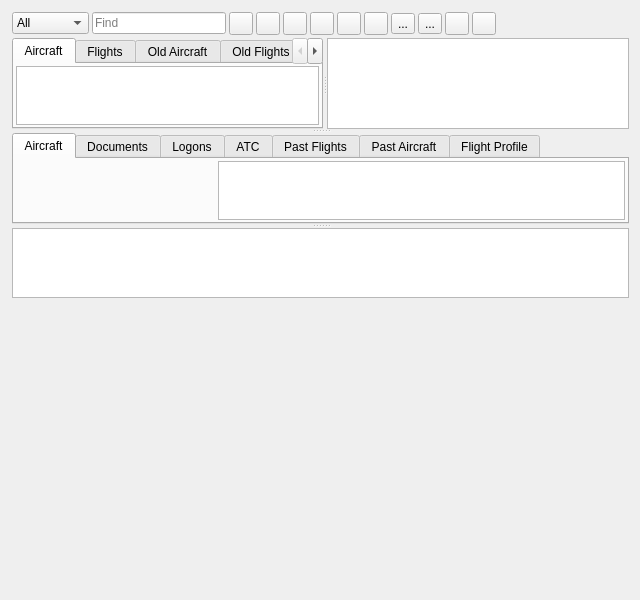
<?xml version="1.0" encoding="UTF-8"?>
<ui version="4.0">
 <class>AircraftGUI</class>
 <widget class="RollupContents" name="AircraftGUI">
  <property name="geometry">
   <rect>
    <x>0</x>
    <y>0</y>
    <width>640</width>
    <height>600</height>
   </rect>
  </property>
  <property name="sizePolicy">
   <sizepolicy hsizetype="Expanding" vsizetype="Expanding">
    <horstretch>0</horstretch>
    <verstretch>0</verstretch>
   </sizepolicy>
  </property>
  <property name="minimumSize">
   <size>
    <width>320</width>
    <height>100</height>
   </size>
  </property>
  <property name="font">
   <font>
    <pointsize>9</pointsize>
   </font>
  </property>
  <property name="windowTitle">
   <string>Aircraft</string>
  </property>
  <widget class="QWidget" name="aircraftContainer" native="true">
   <property name="geometry">
    <rect>
     <x>10</x>
     <y>10</y>
     <width>621</width>
     <height>291</height>
    </rect>
   </property>
   <property name="sizePolicy">
    <sizepolicy hsizetype="Expanding" vsizetype="Expanding">
     <horstretch>0</horstretch>
     <verstretch>0</verstretch>
    </sizepolicy>
   </property>
   <property name="windowTitle">
    <string>Aircraft</string>
   </property>
   <layout class="QVBoxLayout" name="mainLayout">
    <property name="spacing">
     <number>3</number>
    </property>
    <property name="leftMargin">
     <number>2</number>
    </property>
    <property name="topMargin">
     <number>2</number>
    </property>
    <property name="rightMargin">
     <number>2</number>
    </property>
    <property name="bottomMargin">
     <number>2</number>
    </property>
    <item>
     <layout class="QHBoxLayout" name="toolbarLayout">
      <item>
       <widget class="QComboBox" name="findColumn">
        <property name="toolTip">
         <string>Which column Find looks in</string>
        </property>
        <item>
         <property name="text">
          <string>All</string>
         </property>
        </item>
        <item>
         <property name="text">
          <string>ICAO</string>
         </property>
        </item>
        <item>
         <property name="text">
          <string>Reg</string>
         </property>
        </item>
        <item>
         <property name="text">
          <string>Type</string>
         </property>
        </item>
        <item>
         <property name="text">
          <string>Callsign</string>
         </property>
        </item>
        <item>
         <property name="text">
          <string>SELCAL</string>
         </property>
        </item>
       </widget>
      </item>
      <item>
       <widget class="QLineEdit" name="find">
        <property name="maximumSize">
         <size>
          <width>150</width>
          <height>16777215</height>
         </size>
        </property>
        <property name="toolTip">
         <string>Highlight the next aircraft or flight matching this text. Matches ICAO address, registration, type, flight number, SELCAL code, airline, departure or arrival. Press Enter to step through the matches</string>
        </property>
        <property name="placeholderText">
         <string>Find</string>
        </property>
       </widget>
      </item>
      <item>
       <widget class="QToolButton" name="deleteAircraft">
        <property name="toolTip">
         <string>Delete all aircraft, current and past, from the database, the tables and the Map, with their flights, tracks, messages and weather reports. Statistics and coverage are kept. Asks first if the database is over 100 MB.</string>
        </property>
        <property name="text">
         <string/>
        </property>
        <property name="icon">
         <iconset resource="../../../sdrgui/resources/res.qrc">
          <normaloff>:/bin.png</normaloff>:/bin.png</iconset>
        </property>
       </widget>
      </item>
      <item>
       <widget class="QToolButton" name="notifications">
        <property name="toolTip">
         <string>Open notifications dialog</string>
        </property>
        <property name="text">
         <string/>
        </property>
        <property name="icon">
         <iconset resource="../../../sdrgui/resources/res.qrc">
          <normaloff>:/mono.png</normaloff>:/mono.png</iconset>
        </property>
       </widget>
      </item>
      <item>
       <widget class="ButtonSwitch" name="atcLabels">
        <property name="toolTip">
         <string>Display route, altitude and speed in aircraft labels on the Map</string>
        </property>
        <property name="text">
         <string/>
        </property>
        <property name="icon">
         <iconset resource="aircrafticons.qrc">
          <normaloff>:/icons/controltower.png</normaloff>:/icons/controltower.png</iconset>
        </property>
        <property name="checkable">
         <bool>true</bool>
        </property>
       </widget>
      </item>
      <item>
       <widget class="ButtonSwitch" name="stats">
        <property name="toolTip">
         <string>Display statistics. Right click to reset the records.</string>
        </property>
        <property name="text">
         <string/>
        </property>
        <property name="icon">
         <iconset>
          <normaloff>:/icons/stats.png</normaloff>:/icons/stats.png</iconset>
        </property>
        <property name="checkable">
         <bool>true</bool>
        </property>
       </widget>
      </item>
      <item>
       <widget class="ButtonSwitch" name="displayChart">
        <property name="toolTip">
         <string>Display the message rate chart. Right click to reset data.</string>
        </property>
        <property name="text">
         <string/>
        </property>
        <property name="icon">
         <iconset>
          <normaloff>:/icons/chart.png</normaloff>:/icons/chart.png</iconset>
        </property>
        <property name="checkable">
         <bool>true</bool>
        </property>
       </widget>
      </item>
      <item>
       <widget class="ButtonSwitch" name="coverage">
        <property name="toolTip">
         <string>Display the coverage of each protocol on the Map, one colour each. Right click to choose which protocols are displayed, or to reset the coverage data.</string>
        </property>
        <property name="text">
         <string/>
        </property>
        <property name="icon">
         <iconset>
          <normaloff>:/icons/coverage.png</normaloff>:/icons/coverage.png</iconset>
        </property>
        <property name="checkable">
         <bool>true</bool>
        </property>
       </widget>
      </item>
      <item>
       <widget class="ButtonSwitch" name="feed">
        <property name="toolTip">
         <string>Enable feeding of received ACARS messages to aggregators (airframes.io / avdelphi.com). Right click for settings.</string>
        </property>
        <property name="text">
         <string>...</string>
        </property>
        <property name="icon">
         <iconset resource="../../../sdrgui/resources/res.qrc">
          <normaloff>:/txon.png</normaloff>:/txon.png</iconset>
        </property>
        <property name="checkable">
         <bool>true</bool>
        </property>
       </widget>
      </item>
      <item>
       <widget class="QToolButton" name="settings">
        <property name="toolTip">
         <string>Aircraft settings</string>
        </property>
        <property name="text">
         <string>...</string>
        </property>
        <property name="icon">
         <iconset resource="../../../sdrgui/resources/res.qrc">
          <normaloff>:/gear.png</normaloff>:/gear.png</iconset>
        </property>
       </widget>
      </item>
      <item>
       <widget class="QToolButton" name="getAircraftDB">
        <property name="toolTip">
         <string>Download the latest aircraft database (45MB)</string>
        </property>
        <property name="text">
         <string/>
        </property>
        <property name="icon">
         <iconset>
          <normaloff>:/icons/aircraft.png</normaloff>:/icons/aircraft.png</iconset>
        </property>
       </widget>
      </item>
      <item>
       <widget class="ButtonSwitch" name="findDatalink">
        <property name="toolTip">
         <string>Find an aircraft on the Map when a datalink message (CPDLC, PDC or oceanic clearance) arrives for it, so the 3D map's DCDU shows the message. Right click to choose messages that don't find their aircraft.</string>
        </property>
        <property name="text">
         <string/>
        </property>
        <property name="icon">
         <iconset resource="aircrafticons.qrc">
          <normaloff>:/icons/datalink.png</normaloff>:/icons/datalink.png</iconset>
        </property>
        <property name="checkable">
         <bool>true</bool>
        </property>
       </widget>
      </item>
      <item>
       <spacer name="toolbarSpacer">
        <property name="orientation">
         <enum>Qt::Orientation::Horizontal</enum>
        </property>
        <property name="sizeHint" stdset="0">
         <size>
          <width>40</width>
          <height>20</height>
         </size>
        </property>
       </spacer>
      </item>
     </layout>
    </item>
    <item>
     <widget class="QSplitter" name="splitter">
      <property name="orientation">
       <enum>Qt::Orientation::Vertical</enum>
      </property>
      <widget class="QSplitter" name="aircraftSplitter">
       <property name="orientation">
        <enum>Qt::Orientation::Horizontal</enum>
       </property>
       <widget class="QTabWidget" name="aircraftTabs">
        <property name="sizePolicy">
         <sizepolicy hsizetype="Expanding" vsizetype="Expanding">
          <horstretch>0</horstretch>
          <verstretch>0</verstretch>
         </sizepolicy>
        </property>
        <property name="currentIndex">
         <number>0</number>
        </property>
        <widget class="QWidget" name="aircraftTab">
         <attribute name="title">
          <string>Aircraft</string>
         </attribute>
         <layout class="QVBoxLayout" name="aircraftTabLayout">
          <property name="spacing">
           <number>2</number>
          </property>
          <property name="leftMargin">
           <number>2</number>
          </property>
          <property name="topMargin">
           <number>2</number>
          </property>
          <property name="rightMargin">
           <number>2</number>
          </property>
          <property name="bottomMargin">
           <number>2</number>
          </property>
          <item>
           <widget class="QTableView" name="aircraft">
            <property name="sizePolicy">
             <sizepolicy hsizetype="Expanding" vsizetype="Expanding">
              <horstretch>0</horstretch>
              <verstretch>0</verstretch>
             </sizepolicy>
            </property>
            <property name="toolTip">
             <string>Aircraft heard across all demodulators. Select a row to filter the Documents and ATC tables.</string>
            </property>
            <property name="editTriggers">
             <set>QAbstractItemView::EditTrigger::NoEditTriggers</set>
            </property>
            <property name="selectionMode">
             <enum>QAbstractItemView::SelectionMode::SingleSelection</enum>
            </property>
            <property name="selectionBehavior">
             <enum>QAbstractItemView::SelectionBehavior::SelectRows</enum>
            </property>
            <attribute name="horizontalHeaderStretchLastSection">
             <bool>false</bool>
            </attribute>
           </widget>
          </item>
         </layout>
        </widget>
        <widget class="QWidget" name="flightsTab">
         <attribute name="title">
          <string>Flights</string>
         </attribute>
         <layout class="QVBoxLayout" name="flightsTabLayout">
          <property name="spacing">
           <number>2</number>
          </property>
          <property name="leftMargin">
           <number>2</number>
          </property>
          <property name="topMargin">
           <number>2</number>
          </property>
          <property name="rightMargin">
           <number>2</number>
          </property>
          <property name="bottomMargin">
           <number>2</number>
          </property>
          <item>
           <widget class="QTableView" name="flights">
            <property name="sizePolicy">
             <sizepolicy hsizetype="Expanding" vsizetype="Expanding">
              <horstretch>0</horstretch>
              <verstretch>0</verstretch>
             </sizepolicy>
            </property>
            <property name="toolTip">
             <string>Flights seen this session, current and past. Select a row to filter the Documents and ATC tables.</string>
            </property>
            <property name="editTriggers">
             <set>QAbstractItemView::EditTrigger::NoEditTriggers</set>
            </property>
            <property name="selectionMode">
             <enum>QAbstractItemView::SelectionMode::SingleSelection</enum>
            </property>
            <property name="selectionBehavior">
             <enum>QAbstractItemView::SelectionBehavior::SelectRows</enum>
            </property>
           </widget>
          </item>
         </layout>
        </widget>
        <widget class="QWidget" name="oldAircraftTab">
         <attribute name="title">
          <string>Old Aircraft</string>
         </attribute>
         <layout class="QVBoxLayout" name="oldAircraftTabLayout">
          <property name="spacing">
           <number>2</number>
          </property>
          <property name="leftMargin">
           <number>2</number>
          </property>
          <property name="topMargin">
           <number>2</number>
          </property>
          <property name="rightMargin">
           <number>2</number>
          </property>
          <property name="bottomMargin">
           <number>2</number>
          </property>
          <item>
           <widget class="QTableView" name="oldAircraft">
            <property name="sizePolicy">
             <sizepolicy hsizetype="Expanding" vsizetype="Expanding">
              <horstretch>0</horstretch>
              <verstretch>0</verstretch>
             </sizepolicy>
            </property>
            <property name="toolTip">
             <string>Aircraft heard across all demodulators. Select a row to filter the Documents and ATC tables.</string>
            </property>
            <property name="editTriggers">
             <set>QAbstractItemView::EditTrigger::NoEditTriggers</set>
            </property>
            <property name="selectionMode">
             <enum>QAbstractItemView::SelectionMode::SingleSelection</enum>
            </property>
            <property name="selectionBehavior">
             <enum>QAbstractItemView::SelectionBehavior::SelectRows</enum>
            </property>
            <attribute name="horizontalHeaderStretchLastSection">
             <bool>false</bool>
            </attribute>
           </widget>
          </item>
         </layout>
        </widget>
        <widget class="QWidget" name="oldFlightsTab">
         <attribute name="title">
          <string>Old Flights</string>
         </attribute>
         <layout class="QVBoxLayout" name="oldFlightsTabLayout">
          <property name="spacing">
           <number>2</number>
          </property>
          <property name="leftMargin">
           <number>2</number>
          </property>
          <property name="topMargin">
           <number>2</number>
          </property>
          <property name="rightMargin">
           <number>2</number>
          </property>
          <property name="bottomMargin">
           <number>2</number>
          </property>
          <item>
           <widget class="QTableView" name="oldFlights">
            <property name="sizePolicy">
             <sizepolicy hsizetype="Expanding" vsizetype="Expanding">
              <horstretch>0</horstretch>
              <verstretch>0</verstretch>
             </sizepolicy>
            </property>
            <property name="toolTip">
             <string>Flights that have finished, and those restored from the last session. Select a row to filter the Documents and ATC tables.</string>
            </property>
            <property name="editTriggers">
             <set>QAbstractItemView::EditTrigger::NoEditTriggers</set>
            </property>
            <property name="selectionMode">
             <enum>QAbstractItemView::SelectionMode::SingleSelection</enum>
            </property>
            <property name="selectionBehavior">
             <enum>QAbstractItemView::SelectionBehavior::SelectRows</enum>
            </property>
           </widget>
          </item>
         </layout>
        </widget>
        <widget class="QWidget" name="weatherTab">
         <attribute name="title">
          <string>Weather</string>
         </attribute>
         <layout class="QVBoxLayout" name="weatherTabLayout">
          <property name="spacing">
           <number>2</number>
          </property>
          <property name="leftMargin">
           <number>2</number>
          </property>
          <property name="topMargin">
           <number>2</number>
          </property>
          <property name="rightMargin">
           <number>2</number>
          </property>
          <property name="bottomMargin">
           <number>2</number>
          </property>
          <item>
           <widget class="QSplitter" name="weatherSplitter">
            <property name="orientation">
             <enum>Qt::Orientation::Vertical</enum>
            </property>
            <widget class="QTableWidget" name="weather">
             <property name="toolTip">
              <string>Weather reports for airports, as carried by ACARS - METARs, TAFs, D-ATIS, TWIPs, NOTAMs, PIREPs and SIGMETs. They arrive through whichever aircraft requested them, but describe the airport rather than that aircraft, so they are kept for the session. Select a row to read the full report.</string>
             </property>
             <property name="editTriggers">
              <set>QAbstractItemView::EditTrigger::NoEditTriggers</set>
             </property>
             <property name="selectionMode">
              <enum>QAbstractItemView::SelectionMode::SingleSelection</enum>
             </property>
             <property name="selectionBehavior">
              <enum>QAbstractItemView::SelectionBehavior::SelectRows</enum>
             </property>
             <column>
              <property name="text">
               <string>Time</string>
              </property>
             </column>
             <column>
              <property name="text">
               <string>Airport</string>
              </property>
             </column>
             <column>
              <property name="text">
               <string>Type</string>
              </property>
             </column>
             <column>
              <property name="text">
               <string>Via</string>
              </property>
             </column>
             <column>
              <property name="text">
               <string>Report</string>
              </property>
             </column>
            </widget>
            <widget class="AcarsMessageView" name="weatherText">
             <property name="lineWrapMode">
              <enum>QTextEdit::LineWrapMode::NoWrap</enum>
             </property>
             <property name="readOnly">
              <bool>true</bool>
             </property>
            </widget>
           </widget>
          </item>
         </layout>
        </widget>
       </widget>
       <widget class="QTableWidget" name="statistics">
        <property name="toolTip">
         <string>Records and counters. Ranges are measured from the position of the device each report arrived on, or My Position where the device does not know where it is. Right click to reset.</string>
        </property>
        <property name="editTriggers">
         <set>QAbstractItemView::EditTrigger::NoEditTriggers</set>
        </property>
        <property name="alternatingRowColors">
         <bool>true</bool>
        </property>
        <property name="selectionMode">
         <enum>QAbstractItemView::SelectionMode::SingleSelection</enum>
        </property>
        <property name="selectionBehavior">
         <enum>QAbstractItemView::SelectionBehavior::SelectRows</enum>
        </property>
       </widget>
      </widget>
      <widget class="QTabWidget" name="messageTabs">
       <property name="sizePolicy">
        <sizepolicy hsizetype="Expanding" vsizetype="Expanding">
         <horstretch>0</horstretch>
         <verstretch>0</verstretch>
        </sizepolicy>
       </property>
       <property name="currentIndex">
        <number>0</number>
       </property>
       <widget class="QWidget" name="photoTab">
        <attribute name="title">
         <string>Aircraft</string>
        </attribute>
        <layout class="QHBoxLayout" name="photoTabLayout">
         <property name="spacing">
          <number>2</number>
         </property>
         <property name="leftMargin">
          <number>2</number>
         </property>
         <property name="topMargin">
          <number>2</number>
         </property>
         <property name="rightMargin">
          <number>2</number>
         </property>
         <property name="bottomMargin">
          <number>2</number>
         </property>
         <item>
          <layout class="QVBoxLayout" name="photoLayout">
           <property name="spacing">
            <number>4</number>
           </property>
           <item>
            <layout class="QHBoxLayout" name="photoHeaderLayout">
             <property name="spacing">
              <number>4</number>
             </property>
             <item>
              <widget class="QLabel" name="photoHeader">
               <property name="sizePolicy">
                <sizepolicy hsizetype="Preferred" vsizetype="Preferred">
                 <horstretch>0</horstretch>
                 <verstretch>0</verstretch>
                </sizepolicy>
               </property>
               <property name="text">
                <string/>
               </property>
               <property name="alignment">
                <set>Qt::AlignmentFlag::AlignLeading|Qt::AlignmentFlag::AlignLeft|Qt::AlignmentFlag::AlignVCenter</set>
               </property>
              </widget>
             </item>
             <item>
              <widget class="QLabel" name="photoFlag">
               <property name="sizePolicy">
                <sizepolicy hsizetype="Minimum" vsizetype="Preferred">
                 <horstretch>0</horstretch>
                 <verstretch>0</verstretch>
                </sizepolicy>
               </property>
               <property name="text">
                <string/>
               </property>
               <property name="alignment">
                <set>Qt::AlignmentFlag::AlignRight|Qt::AlignmentFlag::AlignTrailing|Qt::AlignmentFlag::AlignVCenter</set>
               </property>
              </widget>
             </item>
            </layout>
           </item>
           <item>
            <widget class="ClickableLabel" name="photo">
             <property name="toolTip">
              <string>Click to view the photo on planespotters.net</string>
             </property>
             <property name="text">
              <string/>
             </property>
            </widget>
           </item>
           <item>
            <widget class="QLabel" name="flightDetails">
             <property name="minimumSize">
              <size>
               <width>200</width>
               <height>0</height>
              </size>
             </property>
             <property name="maximumSize">
              <size>
               <width>200</width>
               <height>16777215</height>
              </size>
             </property>
             <property name="text">
              <string/>
             </property>
             <property name="textFormat">
              <enum>Qt::TextFormat::RichText</enum>
             </property>
             <property name="alignment">
              <set>Qt::AlignmentFlag::AlignCenter</set>
             </property>
            </widget>
           </item>
           <item>
            <spacer name="photoVerticalSpacer">
             <property name="orientation">
              <enum>Qt::Orientation::Vertical</enum>
             </property>
             <property name="sizeHint" stdset="0">
              <size>
               <width>20</width>
               <height>40</height>
              </size>
             </property>
            </spacer>
           </item>
          </layout>
         </item>
         <item>
          <widget class="QTableWidget" name="aircraftInfo">
           <property name="sizePolicy">
            <sizepolicy hsizetype="Expanding" vsizetype="Expanding">
             <horstretch>1</horstretch>
             <verstretch>0</verstretch>
            </sizepolicy>
           </property>
           <property name="toolTip">
            <string>Details of the selected aircraft from the aircraft database</string>
           </property>
           <property name="editTriggers">
            <set>QAbstractItemView::EditTrigger::NoEditTriggers</set>
           </property>
           <property name="selectionMode">
            <enum>QAbstractItemView::SelectionMode::SingleSelection</enum>
           </property>
           <property name="selectionBehavior">
            <enum>QAbstractItemView::SelectionBehavior::SelectRows</enum>
           </property>
           <attribute name="horizontalHeaderVisible">
            <bool>false</bool>
           </attribute>
           <attribute name="horizontalHeaderStretchLastSection">
            <bool>true</bool>
           </attribute>
           <attribute name="verticalHeaderVisible">
            <bool>false</bool>
           </attribute>
           <column>
            <property name="text">
             <string>Property</string>
            </property>
           </column>
           <column>
            <property name="text">
             <string>Value</string>
            </property>
           </column>
          </widget>
         </item>
        </layout>
       </widget>
       <widget class="QWidget" name="documentsTab">
        <attribute name="title">
         <string>Documents</string>
        </attribute>
        <layout class="QVBoxLayout" name="documentsTabLayout">
         <property name="spacing">
          <number>2</number>
         </property>
         <property name="leftMargin">
          <number>2</number>
         </property>
         <property name="topMargin">
          <number>2</number>
         </property>
         <property name="rightMargin">
          <number>2</number>
         </property>
         <property name="bottomMargin">
          <number>2</number>
         </property>
         <item>
          <widget class="QSplitter" name="documentsSplitter">
           <property name="orientation">
            <enum>Qt::Orientation::Vertical</enum>
           </property>
           <property name="childrenCollapsible">
            <bool>false</bool>
           </property>
           <widget class="QTableView" name="documents">
            <property name="sizePolicy">
             <sizepolicy hsizetype="Expanding" vsizetype="Expanding">
              <horstretch>0</horstretch>
              <verstretch>0</verstretch>
             </sizepolicy>
            </property>
            <property name="toolTip">
             <string>Documents for the selected aircraft or flight: flight plans, clearances, loadsheets, CPDLC, logons. Select a row to view the document below.</string>
            </property>
            <property name="editTriggers">
             <set>QAbstractItemView::EditTrigger::NoEditTriggers</set>
            </property>
            <property name="selectionMode">
             <enum>QAbstractItemView::SelectionMode::SingleSelection</enum>
            </property>
            <property name="selectionBehavior">
             <enum>QAbstractItemView::SelectionBehavior::SelectRows</enum>
            </property>
           </widget>
           <widget class="AcarsMessageView" name="documentText">
            <property name="toolTip">
             <string>The selected document</string>
            </property>
            <property name="readOnly">
             <bool>true</bool>
            </property>
           </widget>
          </widget>
         </item>
        </layout>
       </widget>
       <widget class="QWidget" name="logonsTab">
        <attribute name="title">
         <string>Logons</string>
        </attribute>
        <layout class="QVBoxLayout" name="logonsTabLayout">
         <property name="spacing">
          <number>2</number>
         </property>
         <property name="leftMargin">
          <number>2</number>
         </property>
         <property name="topMargin">
          <number>2</number>
         </property>
         <property name="rightMargin">
          <number>2</number>
         </property>
         <property name="bottomMargin">
          <number>2</number>
         </property>
         <item>
          <widget class="QSplitter" name="logonsSplitter">
           <property name="orientation">
            <enum>Qt::Orientation::Vertical</enum>
           </property>
           <property name="childrenCollapsible">
            <bool>false</bool>
           </property>
           <widget class="QTableView" name="logons">
            <property name="sizePolicy">
             <sizepolicy hsizetype="Expanding" vsizetype="Expanding">
              <horstretch>0</horstretch>
              <verstretch>0</verstretch>
             </sizepolicy>
            </property>
            <property name="toolTip">
             <string>Datalink logons for the selected aircraft or flight. Kept apart from the documents because there are far more of them than of everything else together.</string>
            </property>
            <property name="editTriggers">
             <set>QAbstractItemView::EditTrigger::NoEditTriggers</set>
            </property>
            <property name="selectionMode">
             <enum>QAbstractItemView::SelectionMode::SingleSelection</enum>
            </property>
            <property name="selectionBehavior">
             <enum>QAbstractItemView::SelectionBehavior::SelectRows</enum>
            </property>
           </widget>
           <widget class="AcarsMessageView" name="logonText">
            <property name="toolTip">
             <string>The selected logon</string>
            </property>
            <property name="readOnly">
             <bool>true</bool>
            </property>
           </widget>
          </widget>
         </item>
        </layout>
       </widget>
       <widget class="QWidget" name="atcTab">
        <attribute name="title">
         <string>ATC</string>
        </attribute>
        <layout class="QVBoxLayout" name="atcTabLayout">
         <property name="spacing">
          <number>2</number>
         </property>
         <property name="leftMargin">
          <number>2</number>
         </property>
         <property name="topMargin">
          <number>2</number>
         </property>
         <property name="rightMargin">
          <number>2</number>
         </property>
         <property name="bottomMargin">
          <number>2</number>
         </property>
         <item>
          <widget class="QTableView" name="atcMessages">
           <property name="sizePolicy">
            <sizepolicy hsizetype="Expanding" vsizetype="Expanding">
             <horstretch>0</horstretch>
             <verstretch>0</verstretch>
            </sizepolicy>
           </property>
           <property name="toolTip">
            <string>Controller-pilot data link (CPDLC) messages for the selected aircraft or flight</string>
           </property>
           <property name="editTriggers">
            <set>QAbstractItemView::EditTrigger::NoEditTriggers</set>
           </property>
           <property name="selectionMode">
            <enum>QAbstractItemView::SelectionMode::SingleSelection</enum>
           </property>
           <property name="selectionBehavior">
            <enum>QAbstractItemView::SelectionBehavior::SelectRows</enum>
           </property>
          </widget>
         </item>
        </layout>
       </widget>
       <widget class="QWidget" name="pastFlightsTab">
        <attribute name="title">
         <string>Past Flights</string>
        </attribute>
        <layout class="QVBoxLayout" name="pastFlightsTabLayout">
         <property name="spacing">
          <number>2</number>
         </property>
         <property name="leftMargin">
          <number>2</number>
         </property>
         <property name="topMargin">
          <number>2</number>
         </property>
         <property name="rightMargin">
          <number>2</number>
         </property>
         <property name="bottomMargin">
          <number>2</number>
         </property>
         <item>
          <widget class="QTableWidget" name="pastFlights">
           <property name="toolTip">
            <string>Every flight this aircraft has been seen operating, most recent first</string>
           </property>
           <property name="editTriggers">
            <set>QAbstractItemView::EditTrigger::NoEditTriggers</set>
           </property>
           <property name="alternatingRowColors">
            <bool>true</bool>
           </property>
           <property name="selectionMode">
            <enum>QAbstractItemView::SelectionMode::SingleSelection</enum>
           </property>
           <property name="selectionBehavior">
            <enum>QAbstractItemView::SelectionBehavior::SelectRows</enum>
           </property>
           <property name="sortingEnabled">
            <bool>true</bool>
           </property>
          </widget>
         </item>
        </layout>
       </widget>
       <widget class="QWidget" name="pastAircraftTab">
        <attribute name="title">
         <string>Past Aircraft</string>
        </attribute>
        <layout class="QVBoxLayout" name="pastAircraftTabLayout">
         <property name="spacing">
          <number>2</number>
         </property>
         <property name="leftMargin">
          <number>2</number>
         </property>
         <property name="topMargin">
          <number>2</number>
         </property>
         <property name="rightMargin">
          <number>2</number>
         </property>
         <property name="bottomMargin">
          <number>2</number>
         </property>
         <item>
          <widget class="QTableWidget" name="pastAircraft">
           <property name="toolTip">
            <string>Every aircraft that has been seen operating this flight number, most recent first</string>
           </property>
           <property name="editTriggers">
            <set>QAbstractItemView::EditTrigger::NoEditTriggers</set>
           </property>
           <property name="alternatingRowColors">
            <bool>true</bool>
           </property>
           <property name="selectionMode">
            <enum>QAbstractItemView::SelectionMode::SingleSelection</enum>
           </property>
           <property name="selectionBehavior">
            <enum>QAbstractItemView::SelectionBehavior::SelectRows</enum>
           </property>
           <property name="sortingEnabled">
            <bool>true</bool>
           </property>
          </widget>
         </item>
        </layout>
       </widget>
       <widget class="QWidget" name="profileTab">
        <attribute name="title">
         <string>Flight Profile</string>
        </attribute>
        <layout class="QVBoxLayout" name="profileTabLayout">
         <property name="spacing">
          <number>2</number>
         </property>
         <property name="leftMargin">
          <number>2</number>
         </property>
         <property name="topMargin">
          <number>2</number>
         </property>
         <property name="rightMargin">
          <number>2</number>
         </property>
         <property name="bottomMargin">
          <number>2</number>
         </property>
         <item>
          <widget class="QChartView" name="profileChart">
           <property name="sizePolicy">
            <sizepolicy hsizetype="Expanding" vsizetype="Expanding">
             <horstretch>0</horstretch>
             <verstretch>0</verstretch>
            </sizepolicy>
           </property>
           <property name="toolTip">
            <string>Flight profile of the selected aircraft or flight: altitude and speed against time</string>
           </property>
          </widget>
         </item>
        </layout>
       </widget>
      </widget>
      <widget class="QChartView" name="chart">
       <property name="sizePolicy">
        <sizepolicy hsizetype="Expanding" vsizetype="Expanding">
         <horstretch>0</horstretch>
         <verstretch>0</verstretch>
        </sizepolicy>
       </property>
       <property name="toolTip">
        <string>Message rate per protocol, with ADS-B and the total on the right hand axis. Click a legend entry to show/hide a series. Mouse wheel zooms the time axis, shift + wheel the rate axes; double click to reset.</string>
       </property>
      </widget>
     </widget>
    </item>
   </layout>
  </widget>
 </widget>
 <customwidgets>
  <customwidget>
   <class>AcarsMessageView</class>
   <extends>QTextEdit</extends>
   <header>gui/acarsmessageview.h</header>
  </customwidget>
  <customwidget>
   <class>ButtonSwitch</class>
   <extends>QToolButton</extends>
   <header>gui/buttonswitch.h</header>
  </customwidget>
  <customwidget>
   <class>RollupContents</class>
   <extends>QWidget</extends>
   <header>gui/rollupcontents.h</header>
   <container>1</container>
  </customwidget>
  <customwidget>
   <class>QChartView</class>
   <extends>QGraphicsView</extends>
   <header>QtCharts</header>
  </customwidget>
  <customwidget>
   <class>ClickableLabel</class>
   <extends>QLabel</extends>
   <header>gui/clickablelabel.h</header>
  </customwidget>
 </customwidgets>
 <resources>
  <include location="../../../sdrgui/resources/res.qrc"/>
 </resources>
 <connections/>
</ui>
